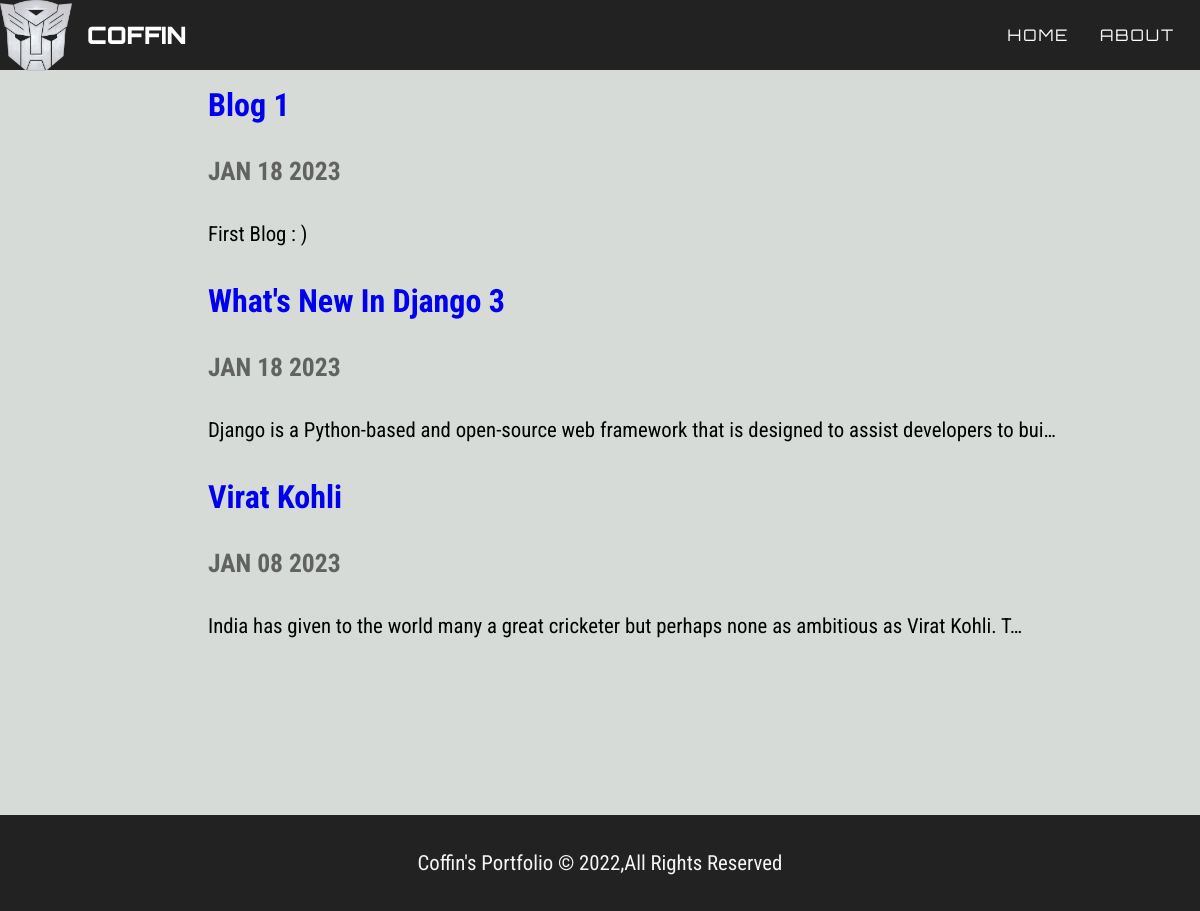
Screenshot of /blog/ with the database file from the repository.
### blog/models.py (models this page shows, shortened)
class Blog(models.Model):
  title = models.CharField(max_length=200)
  description = models.TextField()
  date = models.DateField()

### blog/views.py (the view)
# urls.py: path('', views.all_blogs,name='all_blogs'),
def all_blogs(request):
  blogs = Blog.objects.order_by('-date')
  return render(request , 'blog/all_blogs.html', {"blogs":blogs} )

### blog/templates/blog/all_blogs.html
{% extends 'portfolio/base.html' %}
{% block content %}
{% load static %}
<link rel="stylesheet" href="{% static 'portfolio/master.css' %}">
<h3 class="text-center">CoFFiN has written <span class="num">{{ blogs.count }}</span> blog{{ blogs.count|pluralize }}</h3>
{% for blog in blogs %}
<div class="main-blog">
<a href="{% url 'blog:detail' blog.id %}"><h3>{{ blog.title }}</h3></a>
<h3 class="date">{{ blog.date|date:'M d Y'|upper }}</h3>
<p>{{ blog.description|striptags|truncatechars:100 }}</p>
</div>
{% endfor %}
{% endblock %}

### portfolio/static/portfolio/master.css (style rules this page uses)
* { margin:0; padding:0; box-sizing: border-box; }
body { overflow: auto; background-color: #d6dbd7; }
a { text-decoration: none; }
h3 { font-family: 'Roboto Condensed', sans-serif; font-size: 2rem; padding: 1rem; }
p { font-family: 'Roboto Condensed', sans-serif; font-size: 1.3rem; padding: 1rem; line-height: 2rem; }
.num { color: #4f256d; }
.text-center { text-align: center; }
.main-blog { margin-left: 12rem; }
.date { color: rgb(98, 98, 98); font-size: 1.6rem; }

### rows the page displays
Blog: title "Blog 1", date "JAN 18 2023", description "First Blog : )"
Blog: title "What's New In Django 3", date "JAN 18 2023", description "Django is a Python-based and open-source web framework that is designed to assist developers to bui…"
Blog: title "Virat Kohli", date "JAN 08 2023", description "India has given to the world many a great cricketer but perhaps none as ambitious as Virat Kohli. T…"
